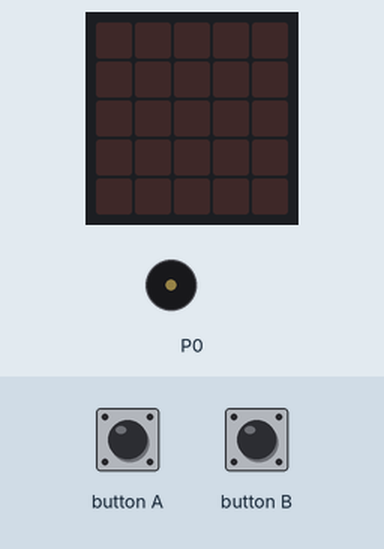
Simulated run of this program. Board: BBC micro:bit (MakeCode). Shown: the board's 5×5 LED display, buzzer (waves = sounding). The inputs (shaded band) are chosen by the test bench. Random numbers come from a fixed seed.

Above: at 1.2 s.
1.3 s: button A pressed for 0.15 s
At 1.9 s:
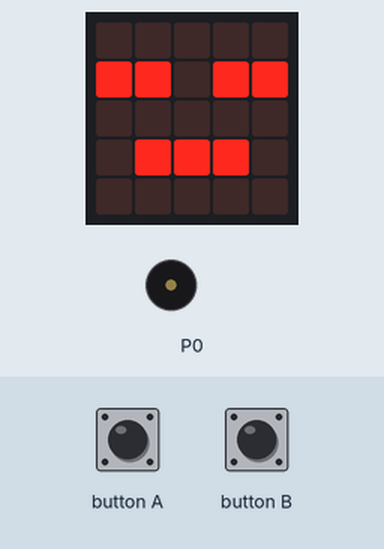
2.9 s: button A pressed for 0.15 s
At 4.2 s:
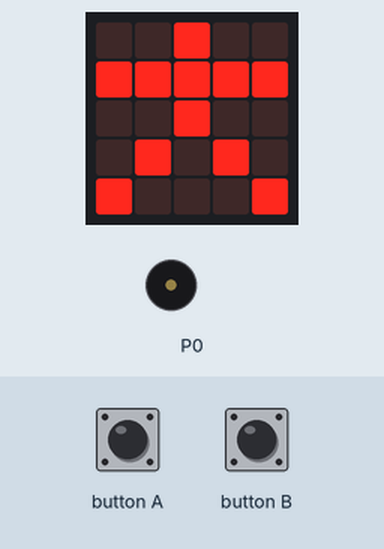
4.5 s: button A pressed for 0.15 s
At 5.5 s:
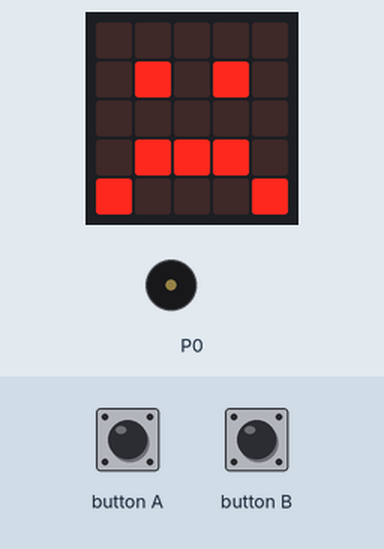
6.1 s: button B pressed for 0.15 s
At 6.6 s:
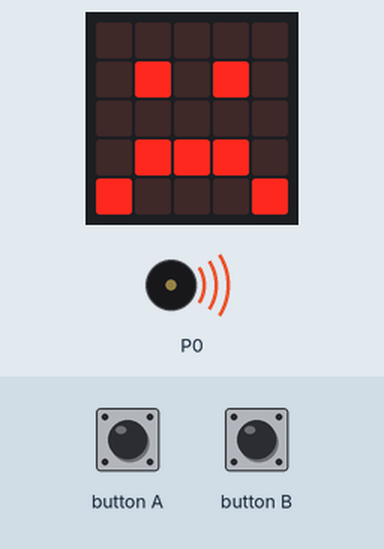
9.2 s: button A pressed 5 times (0.12 s each, 0.3 s apart)
At 12.2 s:
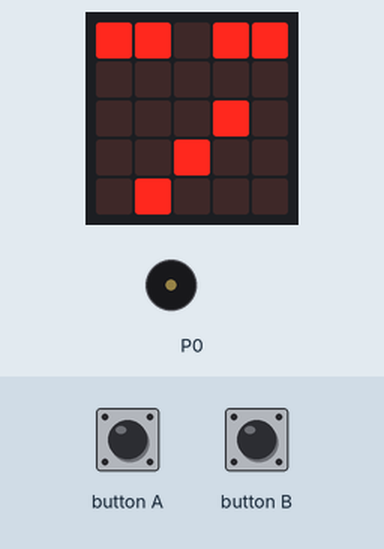
13.2 s: button A pressed for 0.15 s
At 14.5 s:
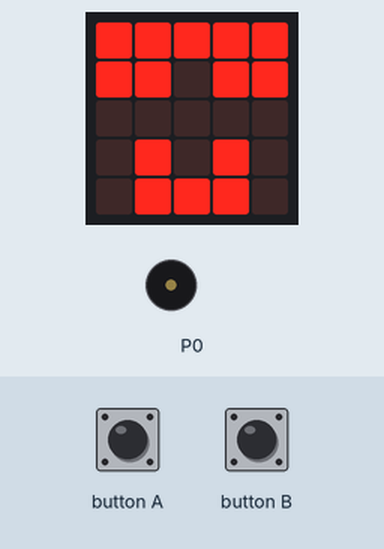
Timing chart, 0 to 15.8 s (numbered marks = the images above; inputs shaded):
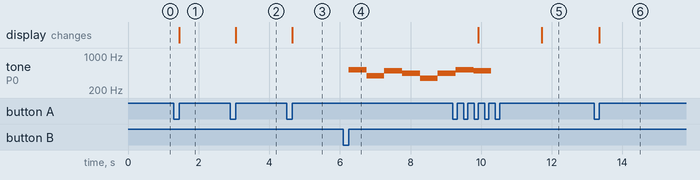

The program:

main.ts
```typescript
input.onButtonPressed(Button.A, function () {
    ZUFALL = randint(1, 10)
    if (ZUFALL == 1) {
        basic.showIcon(IconNames.Happy)
    }
    if (ZUFALL == 2) {
        basic.showIcon(IconNames.Sad)
    }
    if (ZUFALL == 3) {
        basic.showIcon(IconNames.Asleep)
    }
    if (ZUFALL == 4) {
        basic.showIcon(IconNames.Fabulous)
    }
    if (ZUFALL == 5) {
        basic.showIcon(IconNames.Angry)
    }
    if (ZUFALL == 6) {
        basic.showIcon(IconNames.Silly)
    }
    if (ZUFALL == 7) {
        basic.showIcon(IconNames.Meh)
    }
    if (ZUFALL == 8) {
        basic.showIcon(IconNames.Surprised)
    }
    if (ZUFALL == 9) {
        basic.showIcon(IconNames.Skull)
    }
    if (ZUFALL == 10) {
        basic.showIcon(IconNames.StickFigure)
    }
})
input.onButtonPressed(Button.B, function () {
    Zufall_2 = randint(1, 10)
    if (Zufall_2 == 1) {
        music.play(music.stringPlayable("C5 B A G F E D C ", 120), music.PlaybackMode.UntilDone)
    }
    if (Zufall_2 == 2) {
        music.play(music.stringPlayable("A B A G F B A G ", 120), music.PlaybackMode.UntilDone)
    }
    if (Zufall_2 == 3) {
        music.play(music.stringPlayable("A F E F D G E F ", 120), music.PlaybackMode.UntilDone)
    }
    if (Zufall_2 == 4) {
        music.play(music.stringPlayable("G B A G C5 B A B ", 120), music.PlaybackMode.UntilDone)
    }
    if (Zufall_2 == 5) {
        music.play(music.stringPlayable("C5 G B A F A C5 B ", 120), music.PlaybackMode.UntilDone)
    }
    if (Zufall_2 == 6) {
        music.play(music.stringPlayable("C D E F G A B C5 ", 120), music.PlaybackMode.UntilDone)
    }
    if (Zufall_2 == 7) {
        music.play(music.stringPlayable("G F G A - F E D ", 120), music.PlaybackMode.UntilDone)
    }
    if (Zufall_2 == 8) {
        music.play(music.stringPlayable("E D G F B A C5 B ", 120), music.PlaybackMode.UntilDone)
    }
    if (Zufall_2 == 9) {
        music.play(music.stringPlayable("F C5 E C F G D E ", 120), music.PlaybackMode.UntilDone)
    }
    if (Zufall_2 == 10) {
        music.play(music.stringPlayable("B A F E F E A B ", 120), music.PlaybackMode.UntilDone)
    }
})
let Zufall_2 = 0
let ZUFALL = 0
ZUFALL = 0
Zufall_2 = 0
basic.forever(function () {

})
```

test.ts
```typescript
// Hier kann man Tests durchführen; diese Datei wird nicht kompiliert, wenn dieses Paket als Erweiterung verwendet wird.
```

Measured:
- after the input at 1.3 s, the display: changes after 0.15 s (image 1)
- after the input at 2.9 s, the display: changes after 0.15 s (image 2)
- after the input at 4.5 s, the display: changes after 0.15 s (image 3)
- after the input at 6.1 s, tone on P0: plays 523 Hz for 0.51 s, 392 Hz for 0.51 s, 494 Hz for 0.51 s, 440 Hz for 0.51 s, 349 Hz for 0.51 s, 440 Hz for 0.42 s, starting after 0.15 s
- after the input at 9.2 s, the display: first changes after 0.72 s (image 5 shows a later state)
- after the input at 13.2 s, the display: changes after 0.15 s (image 6)
